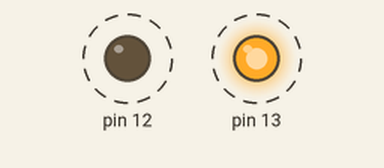
The sketch below on a simulated Arduino Uno, built with avr-gcc and run on an emulated ATmega328P. On the bench: output pins drawn as LEDs (lit = HIGH). Dashed ring = blinking.

Above: at 0.15 s.
Timing chart, 0 to 3.2 s (numbered marks = the images above):
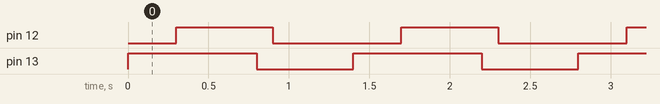

The sketch:

Led_Blink.ino
```cpp
void setup()
{
  pinMode(13,OUTPUT);
  pinMode(12,OUTPUT);
}

void loop()
{
  digitalWrite(13,HIGH);
  delay(300);
  digitalWrite(12,HIGH);
  delay(500);
  digitalWrite(13,LOW);
  delay(100);
  digitalWrite(12,LOW);
  delay(500);
}
```

Measured:
- by itself, pin 12: alternates HIGH for 0.60 s and LOW for 0.80 s
- by itself, pin 13: alternates HIGH for 0.80 s and LOW for 0.60 s
- by itself, everything shown: repeats every 1.4 s, in 4 steps
